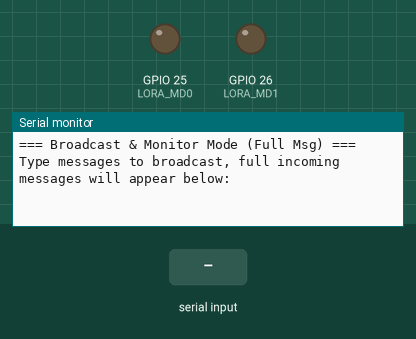
Simulated run of this sketch. Board: ESP32. Parts: output pins drawn as LEDs (lit = HIGH), the last lines printed to the serial monitor. The inputs (shaded band) are chosen by the test bench.

Above: at 2.2 s.
2.3 s: "1\n" received over Serial
At 3.5 s:
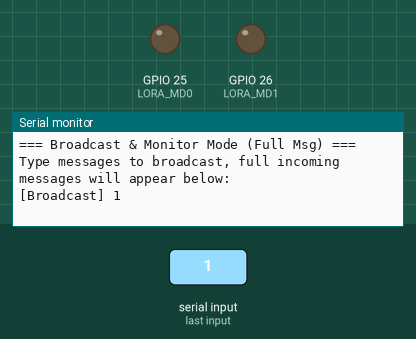
3.8 s: "1\n" received over the second serial link
At 4.9 s:
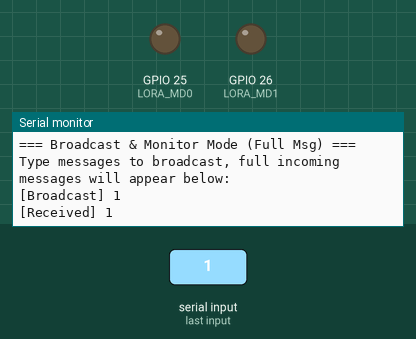

The sketch:

P2P_BytebyByte.ino
```cpp
/* ============================================================
   Code 1.2.1 : Broadcast & Monitor Mode (Full Message Print)
   Purpose  : Send broadcast messages and display full incoming messages
   ============================================================ */

#include <Arduino.h>

#define LORA_TX   17
#define LORA_RX   16
#define LORA_MD0  25
#define LORA_MD1  26

HardwareSerial LoRaSerial(2);

String incomingBuffer = ""; // buffer for assembling full message

void setup() {
  Serial.begin(115200);
  delay(1000);

  pinMode(LORA_MD0, OUTPUT);
  pinMode(LORA_MD1, OUTPUT);

  // NORMAL MODE
  digitalWrite(LORA_MD0, LOW);
  digitalWrite(LORA_MD1, LOW);

  LoRaSerial.begin(9600, SERIAL_8N1, LORA_RX, LORA_TX);

  Serial.println("=== Broadcast & Monitor Mode (Full Msg) ===");
  Serial.println("Type messages to broadcast, full incoming messages will appear below:");
}

void loop() {
  // --- Broadcast input from Serial Monitor ---
  if (Serial.available()) {
    String msg = Serial.readStringUntil('\n'); // capture full line
    LoRaSerial.write(msg.c_str(), msg.length()); // send raw bytes
    LoRaSerial.write('\n'); // append newline for delimiter
    Serial.print("[Broadcast] ");
    Serial.println(msg);
  }

  // --- Monitor incoming messages from LoRa ---
  while (LoRaSerial.available()) {
    char c = LoRaSerial.read();
    if (c == '\n') { // newline signals end of full message
      Serial.print("[Received] ");
      Serial.println(incomingBuffer);
      incomingBuffer = ""; // clear buffer for next message
    } else {
      incomingBuffer += c; // accumulate bytes into buffer
    }
  }
}
```

Measured:
- after the input at 2.3 s, the serial monitor: prints a new line at once (image 1)
- after the input at 3.8 s, the serial monitor: prints a new line at once (image 2)
